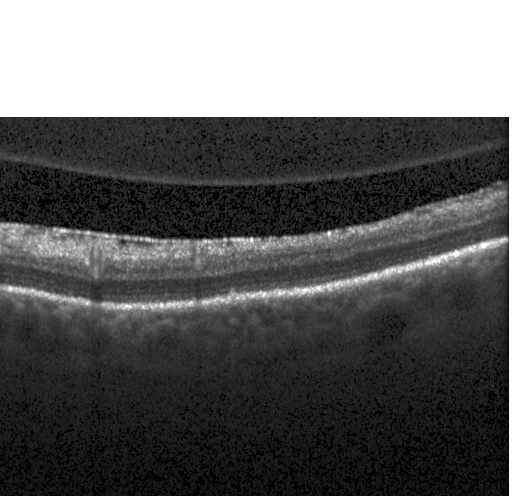
%> input picture 01.tif, 512 x 496 px
$ octave --eval "result = Dong(imread('../01.tif'));"   (GNU Octave 9; MATLAB toolbox functions it lacks are replaced by stand-ins)
%> lines starting %> are read from the running program, lines starting %| are printed output that depends on the picture
function d = Dong( im ,w )
    if max(im(:)) > 1
        im = im2double(im);
    end
    isize = size(im);
%> isize = [496 512]
    im =  padarray(im,[2*5,2*5,0],'replicate');
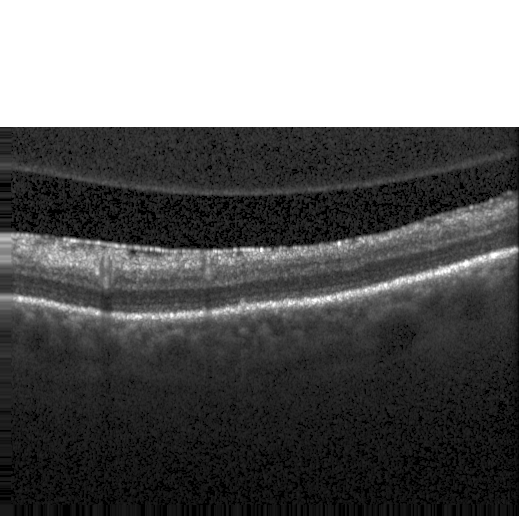
%> im: size 516x532 double; min 0, max 1, mean 0.402
    if (~exist('w','var') || w<=0)
        w = 0.8;
    end

    R = 1 - im;
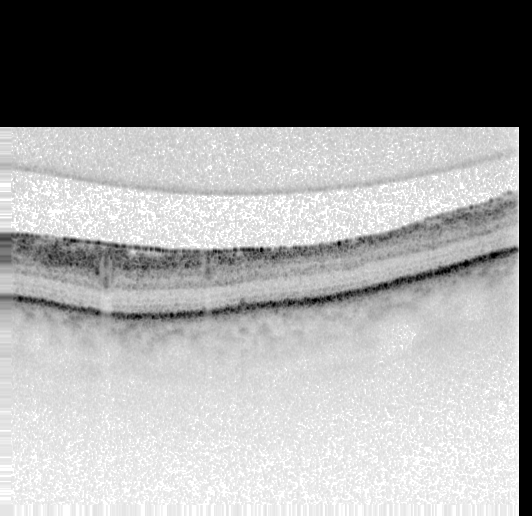
%> R: size 516x532 double; min 0, max 1, mean 0.598
%     [Rd,~] = dehaze(R,w);
    Ir = R(:,:,1);
%> (the run ends here)
